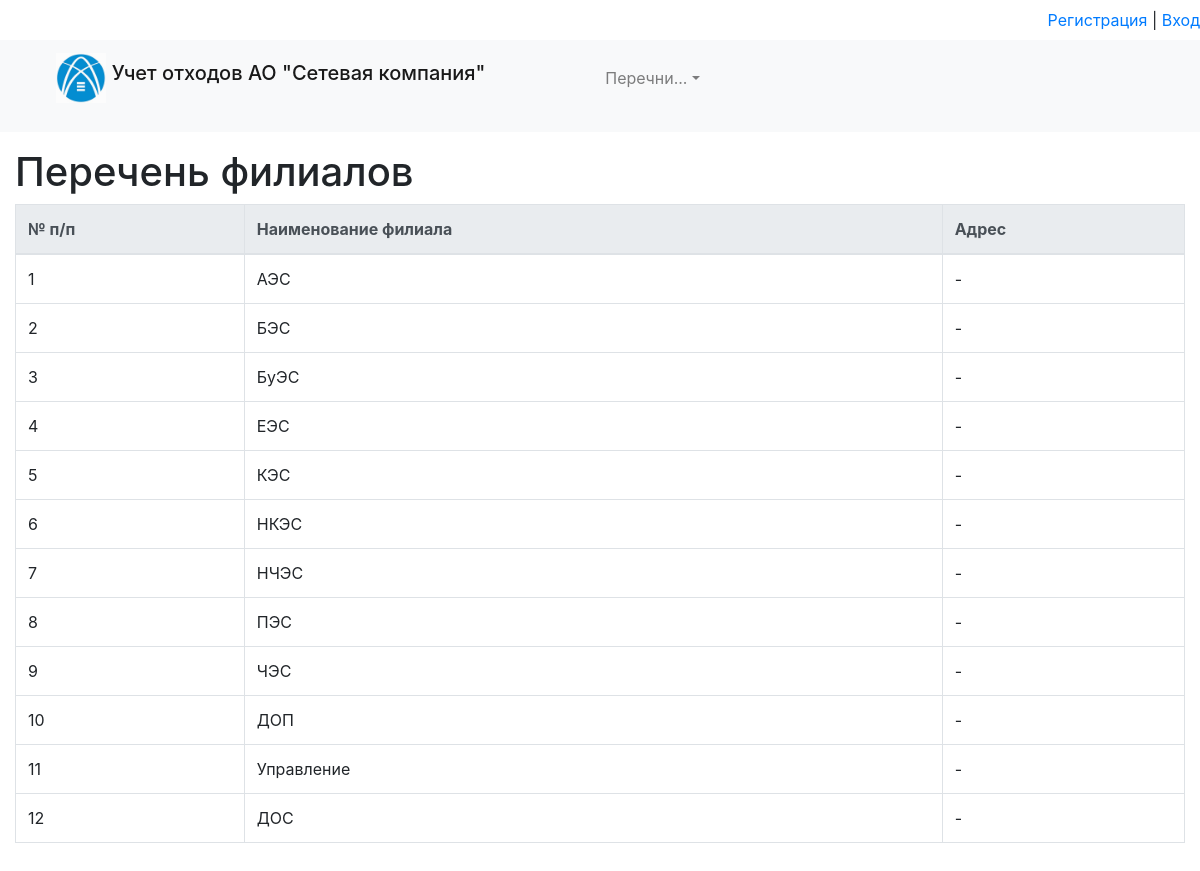
Page /view_branch/ on the committed database.
### accounting/models.py (models this page shows, shortened)
class NameOfBranch(models.Model):
    name = models.CharField(max_length=150, verbose_name="Наименование Филиала")
    adress = models.CharField(max_length=300, verbose_name="Адресс Филиала")
    class Meta:
        verbose_name = 'Филиал'
        verbose_name_plural = 'Филиалы'
        ordering = ['pk']

### accounting/views.py (the view)
# urls.py: path('view_branch/', view_branch),
def view_branch(request):
    branch = NameOfBranch.objects.all()
    return render(request, 'accounting/view_branch.html',
                  {'branch': branch,  'title': 'Перечень филиалов'})

### accounting/templates/accounting/view_branch.html (shortened to what this page needs)
{% extends 'base.html' %}
{% block content %}
<h1>{{title}}</h1>
<table class="table table-bordered">
    <thead class="thead-light">
    <tr>
        <th scope="col"> № п/п</th>
        <th scope="col"> Наименование филиала</th>
        <th scope="col"> Адрес</th>
    </tr>
    </thead>
    <tbody>
    {% for i in branch %}
    <tr>
        <td>{{i.id}}</td>
        <td>{{i.name}}</td>
        <td>{{i.adress}}</td>
    </tr>
    {% endfor %}
    </tbody>
</table>
{% endblock %}

### templates/base.html (shortened to what this page needs)
<!doctype html>
{% load static %}
<html lang="en">
<head>
    <link rel="stylesheet" href="https://stackpath.bootstrapcdn.com/bootstrap/4.5.0/css/bootstrap.min.css"
>
</head>
<body>
{% include 'inc/_nav.html' %}
<div class="container-fluid mt-3">
    <div class="row">
        <div class="col-md-12">
            {% block content %} {% endblock %}
        </div>
    </div>
</div>
</body>
</html>
</body>
</html>

### templates/inc/_nav.html (shortened to what this page needs)
<div class="navbar-top">
    <ul class="nav justify-content-end">
        <li>
          <span class="navbar-text">
          {% if request.user.is_authenticated %}
            Добро пожаловать, {{ user.username }}! | <a href="/user_logout">Выход</a>
          {% else %}
          <a href="/register">Регистрация</a> |  <a href="/user_login">Вход</a>
          {% endif %}
        </span>
        </li>
    </ul>
</div>
<nav class="navbar navbar-expand-lg navbar-light bg-light">
    <ul>
        <li class="navbar-brand">
            <img src="/media/img/logo.jpeg" width="50" height="50" class="d-inline-block align-top" alt="" loading="lazy">
            <span class="navbar-brand mb-0 h1"> Учет отходов  АО "Сетевая компания" </span>
        </li>
    </ul>
    <ul>
        <ul class="collapse navbar-collapse" id="navbarNav">
            <ul class="navbar-nav">
                <li class="nav-item dropdown">
                    <a class="nav-link dropdown-toggle" data-toggle="dropdown" href="#" role="button"
                       aria-haspopup="true"
                       aria-expanded="false">Перечни...</a>
                </li>
            </ul>
        </ul>
    </ul>
</nav>

### rows in the picture
NameOfBranch: id "1", name "АЭС", adress "-"
NameOfBranch: id "2", name "БЭС", adress "-"
NameOfBranch: id "3", name "БуЭС", adress "-"
NameOfBranch: id "4", name "ЕЭС", adress "-"
NameOfBranch: id "5", name "КЭС", adress "-"
NameOfBranch: id "6", name "НКЭС", adress "-"
NameOfBranch: id "7", name "НЧЭС", adress "-"
NameOfBranch: id "8", name "ПЭС", adress "-"
NameOfBranch: id "9", name "ЧЭС", adress "-"
NameOfBranch: id "10", name "ДОП", adress "-"
NameOfBranch: id "11", name "Управление", adress "-"
NameOfBranch: id "12", name "ДОС", adress "-"

### other values in the picture
{{ title }} "Перечень филиалов"
